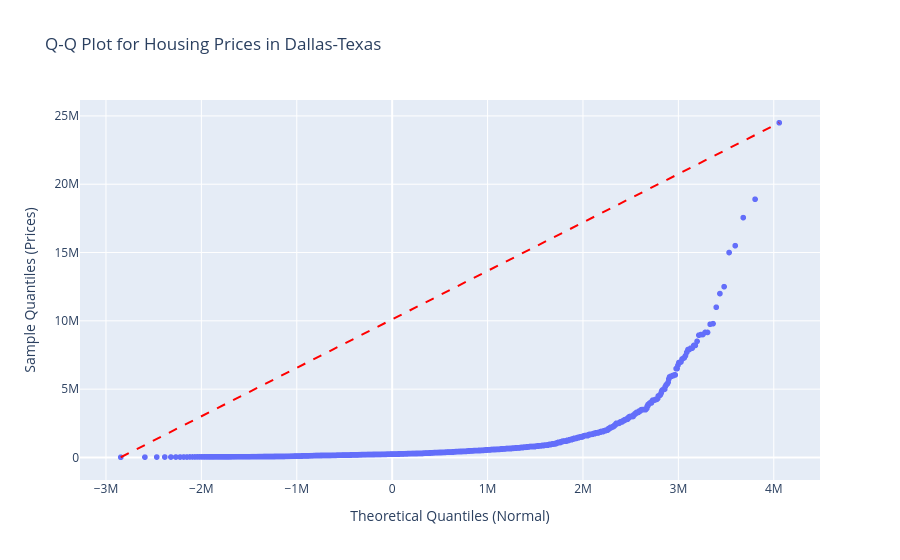
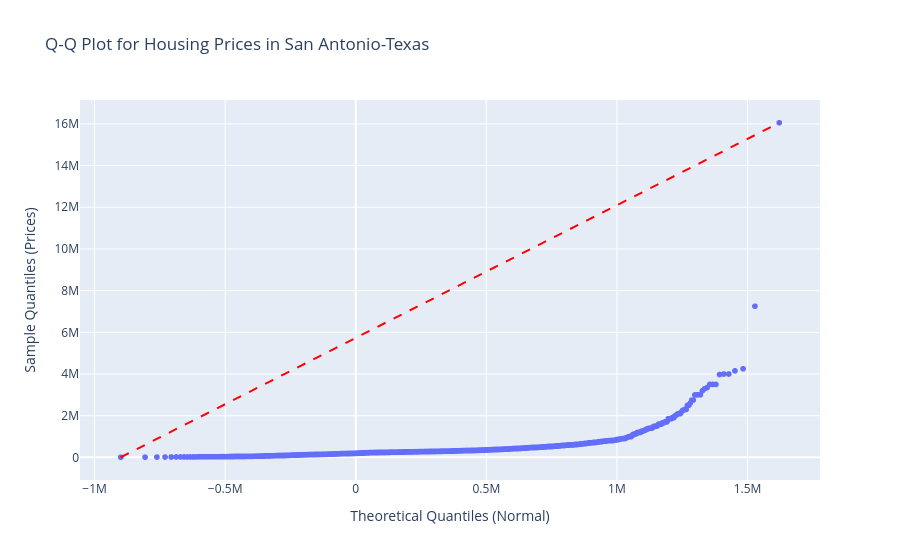
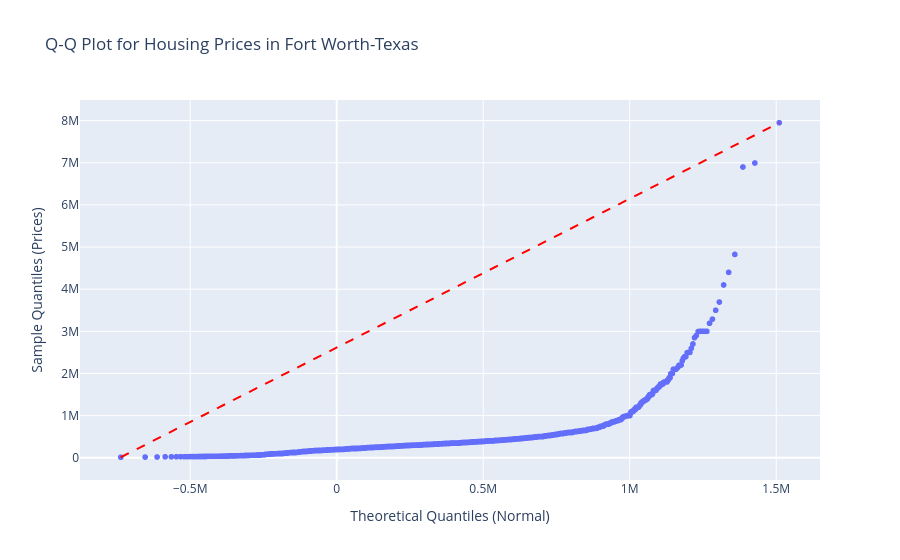

The cell these charts' notebook holds for them, in order:
### Code cell
import numpy as np
import plotly.express as px
from scipy.stats import norm

for city in considered_cities:
    prices = data_preprocessed[data_preprocessed['city-state'] == city]['price'].dropna()
    n = len(prices)
    if n < 2:
        continue  # Skip if not enough data
    prices_sorted = np.sort(prices)
    # Calculate theoretical quantiles for normal distribution
    theoretical_quantiles = norm.ppf((np.arange(1, n + 1) - 0.5) / n, loc=np.mean(prices_sorted), scale=np.std(prices_sorted))
    qq_df = pd.DataFrame({'Theoretical Quantiles': theoretical_quantiles, 'Sample Quantiles': prices_sorted})
    fig = px.scatter(
        qq_df,
        x='Theoretical Quantiles',
        y='Sample Quantiles',
        title=f"Q-Q Plot for Housing Prices in {city}",
        labels={'Theoretical Quantiles': 'Theoretical Quantiles (Normal)', 'Sample Quantiles': 'Sample Quantiles (Prices)'}
    )
    # Add reference line
    fig.add_shape(
        type='line',
        x0=qq_df['Theoretical Quantiles'].min(),
        y0=qq_df['Sample Quantiles'].min(),
        x1=qq_df['Theoretical Quantiles'].max(),
        y1=qq_df['Sample Quantiles'].max(),
        line=dict(color='red', dash='dash')
    )
    fig.show()

### Figure 1 — Plotly figure (JSON) as saved in the notebook; plotly's stock layout.template omitted (floating-point values rounded to 4 significant figures; data arrays with more than 128 entries replaced by an {"elided": "..."} marker saying what was removed)
{"data": [{"hovertemplate": "Theoretical Quantiles (Normal)=%{x}<br>Sample Quantiles (Prices)=%{y}<extra></extra>", "legendgroup": "", "marker": {"color": "#636efa", "symbol": "circle"}, "mode": "markers", "name": "", "showlegend": false, "type": "scattergl", "x": {"elided": "7438 float values"}, "xaxis": "x", "y": {"elided": "7438 int values"}, "yaxis": "y"}], "layout": {"legend": {"tracegroupgap": 0}, "shapes": [{"line": {"color": "red", "dash": "dash"}, "type": "line", "x0": -2845000.0, "x1": 4057000.0, "y0": 15000, "y1": 24500000}], "title": {"text": "Q-Q Plot for Housing Prices in Dallas-Texas"}, "xaxis": {"anchor": "y", "domain": [0, 1], "title": {"text": "Theoretical Quantiles (Normal)"}}, "yaxis": {"anchor": "x", "domain": [0, 1], "title": {"text": "Sample Quantiles (Prices)"}}}}

### Figure 2 — Plotly figure (JSON) as saved in the notebook; plotly's stock layout.template omitted (floating-point values rounded to 4 significant figures; data arrays with more than 128 entries replaced by an {"elided": "..."} marker saying what was removed)
{"data": [{"hovertemplate": "Theoretical Quantiles (Normal)=%{x}<br>Sample Quantiles (Prices)=%{y}<extra></extra>", "legendgroup": "", "marker": {"color": "#636efa", "symbol": "circle"}, "mode": "markers", "name": "", "showlegend": false, "type": "scattergl", "x": {"elided": "7131 float values"}, "xaxis": "x", "y": {"elided": "7131 int values"}, "yaxis": "y"}], "layout": {"legend": {"tracegroupgap": 0}, "shapes": [{"line": {"color": "red", "dash": "dash"}, "type": "line", "x0": -899900.0, "x1": 1622000.0, "y0": 5900, "y1": 16054038}], "title": {"text": "Q-Q Plot for Housing Prices in San Antonio-Texas"}, "xaxis": {"anchor": "y", "domain": [0, 1], "title": {"text": "Theoretical Quantiles (Normal)"}}, "yaxis": {"anchor": "x", "domain": [0, 1], "title": {"text": "Sample Quantiles (Prices)"}}}}

### Figure 3 — Plotly figure (JSON) as saved in the notebook; plotly's stock layout.template omitted (floating-point values rounded to 4 significant figures; data arrays with more than 128 entries replaced by an {"elided": "..."} marker saying what was removed)
{"data": [{"hovertemplate": "Theoretical Quantiles (Normal)=%{x}<br>Sample Quantiles (Prices)=%{y}<extra></extra>", "legendgroup": "", "marker": {"color": "#636efa", "symbol": "circle"}, "mode": "markers", "name": "", "showlegend": false, "type": "scattergl", "x": {"elided": "6958 float values"}, "xaxis": "x", "y": {"elided": "6958 int values"}, "yaxis": "y"}], "layout": {"legend": {"tracegroupgap": 0}, "shapes": [{"line": {"color": "red", "dash": "dash"}, "type": "line", "x0": -737100.0, "x1": 1510000.0, "y0": 11900, "y1": 7950000}], "title": {"text": "Q-Q Plot for Housing Prices in Fort Worth-Texas"}, "xaxis": {"anchor": "y", "domain": [0, 1], "title": {"text": "Theoretical Quantiles (Normal)"}}, "yaxis": {"anchor": "x", "domain": [0, 1], "title": {"text": "Sample Quantiles (Prices)"}}}}
